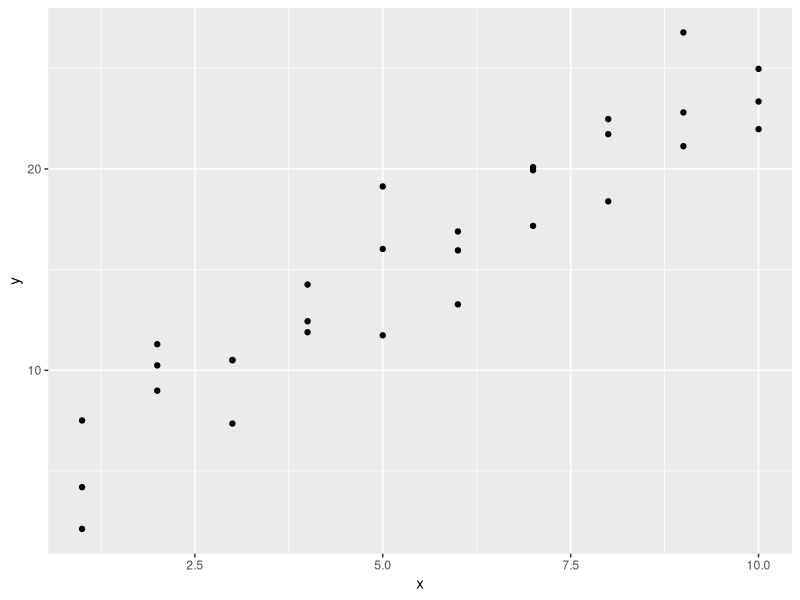
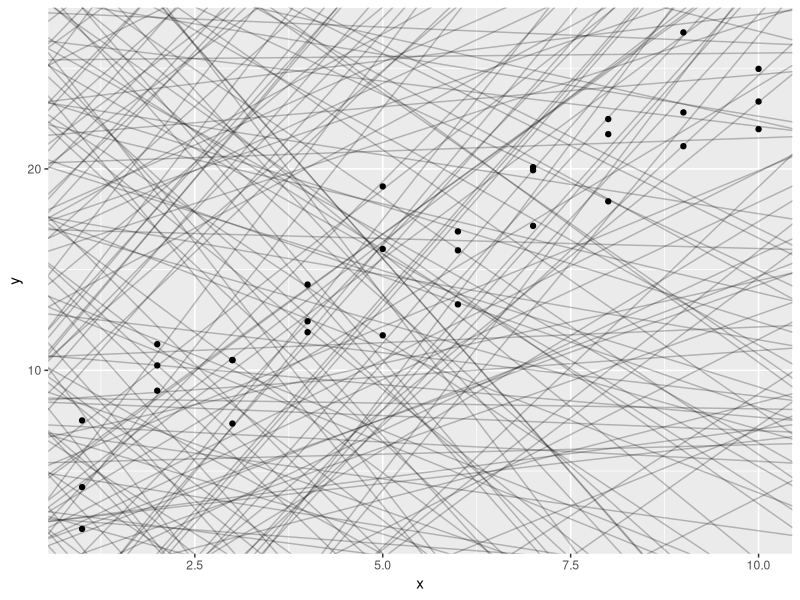
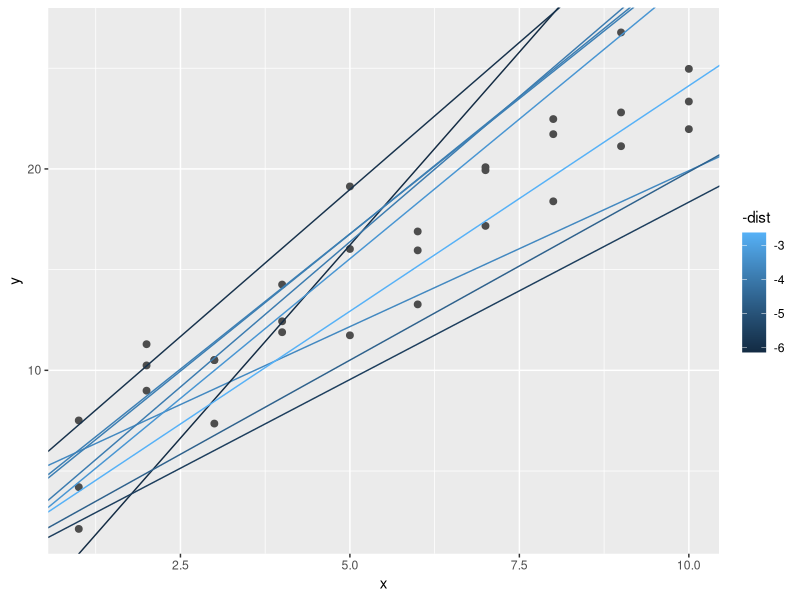
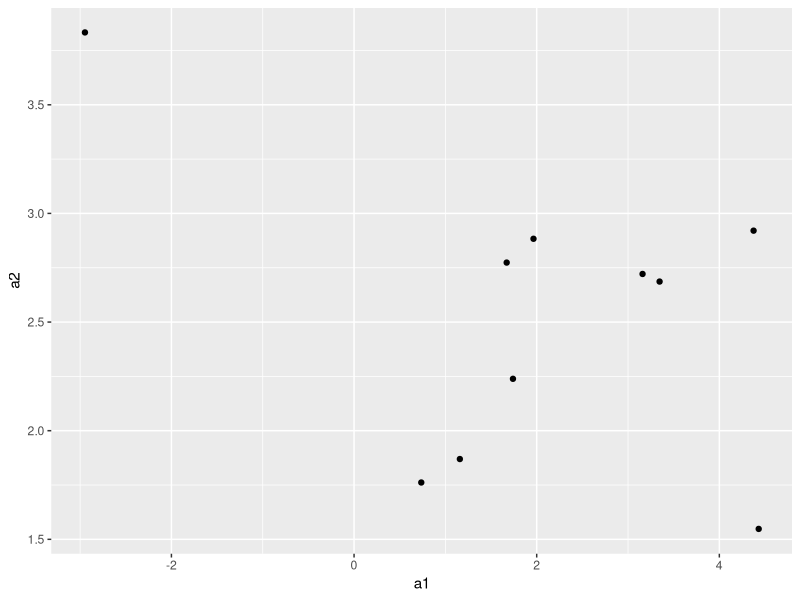

These charts were generated, in order, by the following R code:
## ---- chunk 1
library(tidyverse)
library(modelr)
## ---- chunk 2
ggplot(sim1, aes(x, y)) + geom_point()
## ---- chunk 3
models <- tibble(
  a1 = runif(250, -20, 40),
  a2 = runif(250, -5, 5)
)
models
## ---- chunk 4
ggplot(sim1, aes(x, y)) +
  geom_abline(
    data = models, aes(intercept = a1, slope = a2), alpha = 1 / 4
  ) +
  geom_point()
## ---- chunk 5
model1 <- function(a, data) {
  a[1] + data$x * a[2]
}
## ---- chunk 6
model1(c(7, 1.5), sim1)
## ---- chunk 7
measure_distance <- function(mod, data) {
  diff <- data$y - model1(mod, data)
  sqrt(mean(diff^2))
}
measure_distance(c(7, 1.5), sim1)
## ---- chunk 8
sim1_dist <- function(a1, a2) {
  measure_distance(c(a1, a2), sim1)
}
models <- models %>%
  mutate(dist = map2_dbl(a1, a2, sim1_dist))
models
## ---- chunk 9
ggplot(sim1, aes(x, y)) +
  geom_point(size = 2, color = "grey30") +
  geom_abline(
    aes(intercept = a1, slope = a2, color = -dist),
    data = filter(models, rank(dist) <= 10)
  )
## ---- chunk 10
ggplot(models, aes(a1, a2)) +
  geom_point(
    data = filter(models, rank(dist) <= 10),
    
  )
